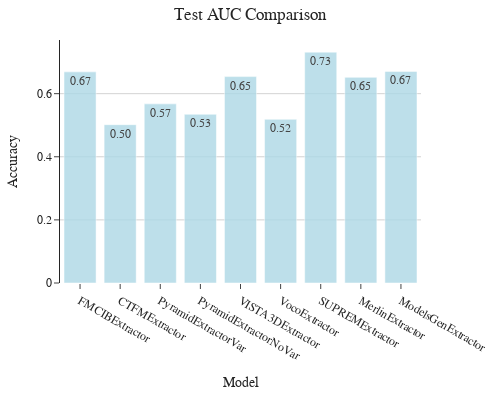

Here is the notebook cell this chart was saved with:
### Code cell
# Plot test accuracies
fig = plot_model_comparison(test_accuracies_dict)
fig.show() # Show the plot

### Figure 1 — Plotly figure (JSON) as saved in the notebook; plotly's stock layout.template omitted (floating-point values rounded to 4 significant figures)
{"data": [{"alignmentgroup": "True", "hovertemplate": "Model=%{x}<br>Accuracy=%{y}<extra></extra>", "legendgroup": "", "marker": {"color": "#ADD8E6", "opacity": 0.8, "pattern": {"shape": ""}}, "name": "", "offsetgroup": "", "orientation": "v", "showlegend": false, "textposition": "auto", "texttemplate": "%{y:.2f}", "type": "bar", "x": ["FMCIBExtractor", "CTFMExtractor", "PyramidExtractorVar", "PyramidExtractorNoVar", "VISTA3DExtractor", "VocoExtractor", "SUPREMExtractor", "MerlinExtractor", "ModelsGenExtractor"], "xaxis": "x", "y": [0.6691, 0.5017, 0.5677, 0.5347, 0.6542, 0.5188, 0.7316, 0.6517, 0.6705], "yaxis": "y"}], "layout": {"barmode": "relative", "font": {"family": "Arial", "size": 12}, "height": 400, "legend": {"tracegroupgap": 0}, "margin": {"b": 20, "l": 20, "r": 20, "t": 40}, "showlegend": false, "title": {"text": "Test AUC Comparison", "x": 0.5, "xanchor": "center"}, "width": 500, "xaxis": {"anchor": "y", "domain": [0, 1], "showgrid": false, "showline": false, "tickfont": {"size": 12}, "title": {"text": "Model"}}, "yaxis": {"anchor": "x", "domain": [0, 1], "gridcolor": "lightgrey", "showgrid": true, "tickfont": {"size": 12}, "title": {"text": "Accuracy"}}}}
